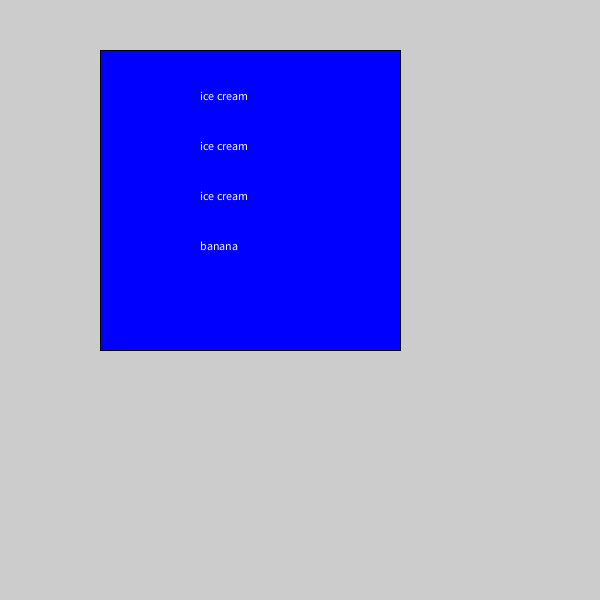
Frame 1 (no input)
Frame 60 (the mouse pressed at the canvas centre just before this capture): identical to frame 1, image omitted
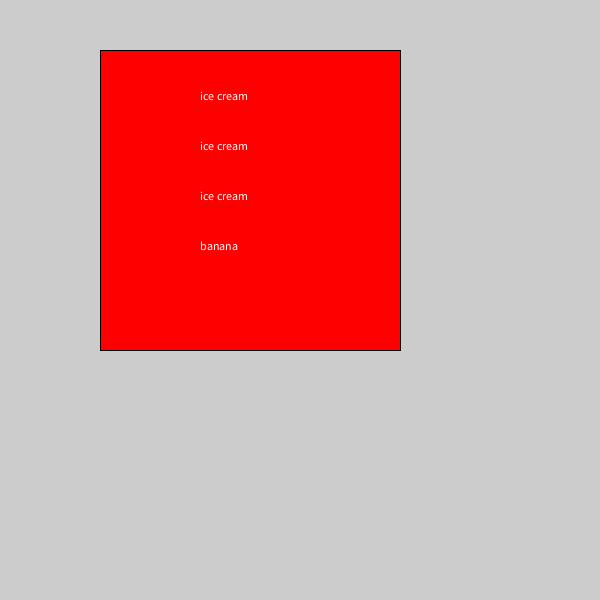
Frame 120 (the mouse held since frame 60 and released just before this capture)

The Processing sketch that drew these frames (run headless with seeded random() and noise(); from frame 60 on, the mouse is pressed at the canvas centre):

// Processing sketch: banana_split
// ── banana_split.pde
void setup() {
  size (600, 600);
}
int y=50;
void draw () {
  if (mousePressed){
    fill (255,0,0);
  }
  else{
    fill(0,0,255);
      }
      square(100,50,300);
      y=100;
      fill(255,255,255);
      for(int i=0;i<3;i++){
      text("ice cream", 200,y);
      y+=50;
      }{
      text("banana",200,y);
      
      }}
